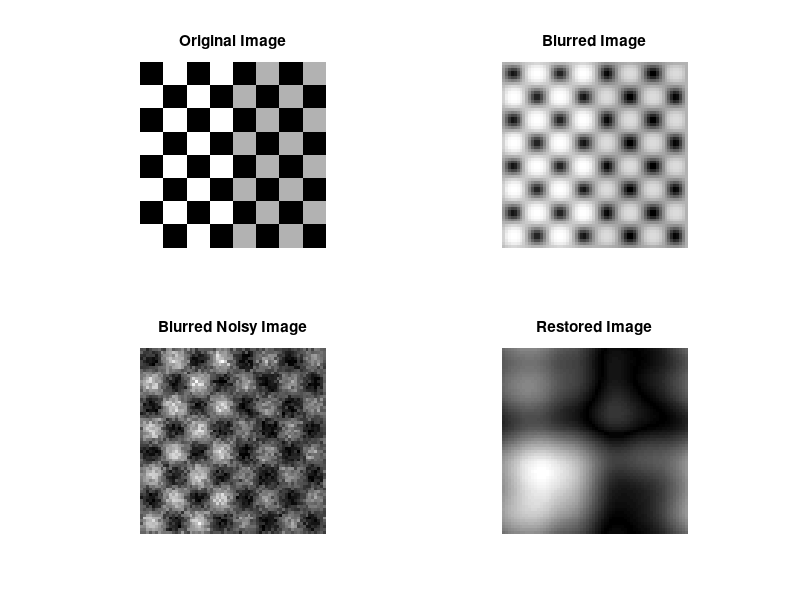

Reproduce this figure in MATLAB.
% Direct Inverse Filter Implementation

function  Direct_inverse(  )


img=checkerboard(8);%reading image
subplot(221);imshow(img);title('Original Image');

[n,m]=size(img);

x=-(n/2):(n/2)-1;
y=-(m/2):(m/2)-1;
[X Y]=meshgrid(x,y);

prompt = 'Enter the variance:';
sigma = input(prompt);

% Define Transfer Function
H=exp(-(X.^2+Y.^2)/(2*sigma^2));

% Taking FFT of the image
fimg=fftshift(fft2(img));

% Taking the product of image and the Transfer function
bi=fimg.*H;

bis=ifft2(ifftshift(bi));
subplot(222);imshow(log(abs(bis)),[]);title('Blurred Image');

% Random Noise Generation
noise=randn(size(img))*0.1;
bis=(bis)/(max(bis(:)));

% Blurred Noisy Image generation
bnis=bis+noise;
subplot(223);imshow(abs(bnis),[]);title('Blurred Noisy Image');
bni=fftshift(fft2(bnis));

% Inverse Filtering
restore=bni./H+0.1;
subplot(224);imshow(abs(ifft2(ifftshift(restore))),[]);title('Restored Image');
 
end